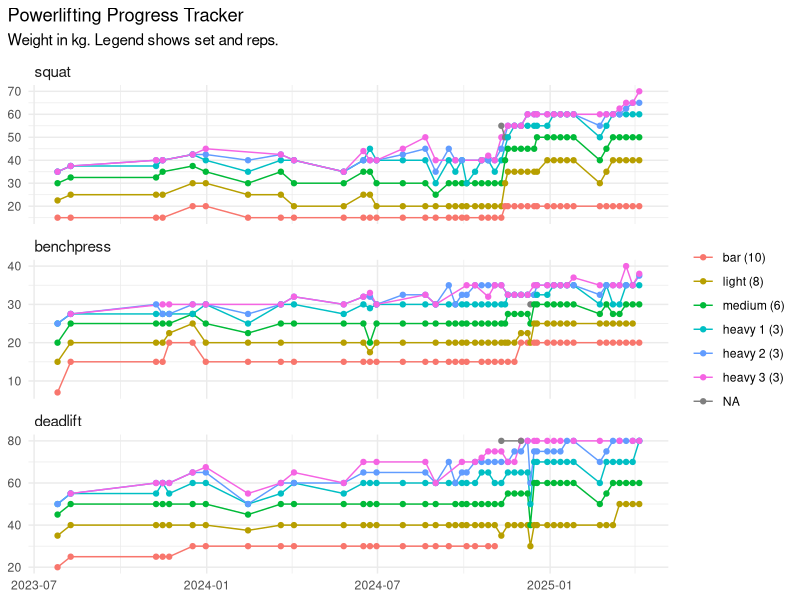

This figure's R source:
library(ggplot2)
library(dplyr)
library(readr)

# Data
lifting_data <- read_csv("powerlifting_tracker.csv", col_types = "Dccidc")

# Plot data
plot_data <- lifting_data |>
  filter(set != "one_rep") |>
  filter(!is.na(weight)) |>
  mutate(
    lift = factor(lift, levels = c("squat", "benchpress", "deadlift"))
  ) |>
  mutate(
    set = factor(
      set,
      levels = c("bar", "light", "medium", "heavy_1", "heavy_2", "heavy_3")
    )
  )

# Labels for legend
custom_labels <- c(
  "bar (10)",
  "light (8)",
  "medium (6)",
  "heavy 1 (3)",
  "heavy 2 (3)",
  "heavy 3 (3)"
)

# Custom function to add kg to axis labels
# add_kg <- function(x) {
#   paste(x, "kg")
# }

# Create the faceted plot
ggplot(plot_data, aes(x = date, y = weight, color = set, group = set)) +
  geom_line() +
  geom_point() +
  #facet_grid(lift ~ ., scales = "free_y") +
  facet_wrap(~lift, ncol = 1, strip.position = "top", scale = "free_y") +
  labs(
    title = "Powerlifting Progress Tracker",
    subtitle = "Weight in kg. Legend shows set and reps.",
    color = NULL
  ) +
  scale_color_discrete(labels = custom_labels) +
  # scale_y_continuous(labels = add_kg) +
  # guides(
  #   color = guide_legend(
  #     nrow = 2,
  #     byrow = TRUE
  #   )
  # ) +
  theme_minimal() +
  theme(
    # legend.position = "top",
    # axis.text.x = element_text(angle = 45, hjust = 1),
    axis.title.x = element_blank(),
    axis.title.y = element_blank(),
    strip.text = element_text(size = 11, hjust = 0), # Left-align the strip text
    #strip.background = element_rect(fill = "white", color = "gray90"),
    plot.title.position = "plot"
  )
